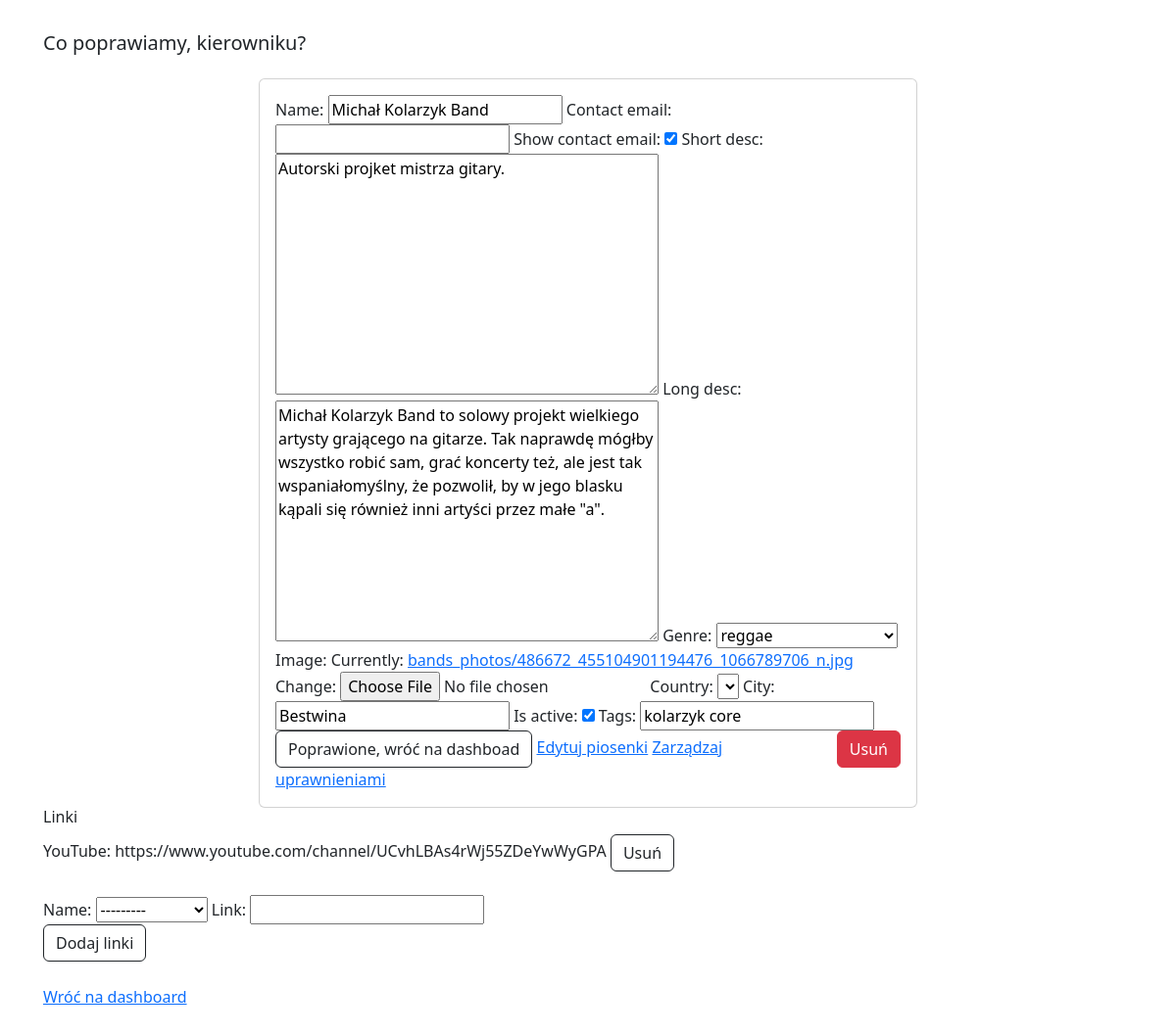
The app's page /band/6/Michał Kolarzyk Band/edit (signed in) with its own data.
### garage_online/models.py (models this page shows, shortened)
class Band(models.Model):
    name = models.CharField(max_length=100, null=False, blank=False)
    contact_email = models.EmailField(null=True, blank=True)
    show_contact_email = models.BooleanField(default=True)
    short_desc = models.TextField(max_length=150, null=False, blank=False)
    long_desc = models.TextField(null=False, blank=False)
    genre = models.PositiveSmallIntegerField(choices=choices.get_genres(), default=0)
    image = models.ImageField(upload_to='bands_photos', null=False, blank=False)
    country = models.CharField(max_length=2, choices=choices.get_countries(), default='PL')
    city = models.CharField(max_length=50, null=False, blank=False)
    is_active = models.BooleanField(default=True)
    tags = models.CharField(max_length=100, null=True, blank=True)
    add_2db_date = models.DateField(auto_now_add=True)
    user = models.ManyToManyField(User, related_name='bands')

class SocialLink(models.Model):
    name = models.SmallIntegerField(choices=choices.get_socials(), null=False, blank=False)
    link = models.CharField(max_length=100, null=False, blank=False)
    band = models.ForeignKey(Band, on_delete=models.CASCADE)

### garage_online/views.py (the view, shortened to what this page needs)
# urls.py: path('band/<int:id>/<str:name>/edit', views.edit_band, name='edit_band'),
@login_required()
def edit_band(request, id, name):
    band = get_object_or_404(Band, pk=id)
    socials = SocialLink.objects.filter(band=band)
    band_form = BandForm(request.POST or None, request.FILES or None, instance=band)
    users_with_privileges = User.objects.filter(bands=band)
    if request.method == 'GET':
        return render(
            request,
            'garage_online/band.html',
            {
                'users_with_privileges': users_with_privileges,
                'band_form': band_form,
                'social_form': SocialLinkForm,
                'band': band,
                'socials': socials,
                'is_new': False
            }
        )

### garage_online/forms.py
class BandForm(forms.ModelForm):
    class Meta:
        model = Band
        fields = ['name', 'contact_email', 'show_contact_email', 'short_desc', 'long_desc', 'genre', 'image', 'country', 'city', 'is_active', 'tags']

### garage_online/templates/garage_online/band.html (shortened to what this page needs)
{% extends 'base.html' %}
{% load bootstrap %}
{% load static %}
{% block body %}
{% if is_new or user in users_with_privileges %}
    <div class="container">
        <h5 class="card-title">
            {% if is_new %}
                Nowy zespół w Garażu! Cześć!
            {% else %}
                Co poprawiamy, kierowniku?
            {% endif %}
        </h5>
        <br>
        <div class="row">
            <div class="col" align="center">
                <div class="card" style="width: 42rem;" align="left">
                    <div class="card-body">
                        <form method="post" enctype="multipart/form-data">
                            {{ band_form|bootstrap }}
                            <br>
                            <button type="submit" class="btn btn-outline-dark" name="back_to_dashboard">
                                {% if is_new %}
                                    Póki co dodaj tylko zespół, piosenki dodam później
                                {% else %}
                                    Poprawione, wróć na dashboad
                                {% endif %}
                            </button>
                            {% if not is_new %}
                                <a href="{% url 'edit_songs' band.id band.name%}">Edytuj piosenki</a>
                            {% endif %}
                            {% if not is_new %}
                                <button type="submit" class="btn btn-danger" name="delete_band" style="float: right">
                                    Usuń
                                </button>
                            {% endif %}
                            {% if not is_new %}
                                <a href="{% url 'manage_privileges' band.id band.name%}">Zarządzaj uprawnieniami</a>
                            {% endif %}
                        </form>
                    </div>
                </div>
            </div>
            {% if not is_new %}
                <div class="col">
                    <h6>Linki</h6>
                    <form method="post">
                        {% for social in socials %}
                            {{ social.get_name_display }}: {{ social.link }}
                            <button type="submit" class="btn btn-outline-dark" name="remove_link" value="{{ social.id }}">
                                Usuń
                            </button><br>
                        {% endfor %}
                    </form>
                    <br>
                    <form method="post">
                        {{ social_form }}<br>
                        <button type="submit" class="btn btn-outline-dark" name="add_social_links">
                            Dodaj linki
                        </button>
                    </form>
                </div>
            {% endif %}
        </div>
        <br>
        <a href="{% url 'dashboard' %}">Wróć na dashboard</a>
    </div>
{% else %}
    Nie masz wystarczających uprawnień. Wróć do <a href="{% url 'all_bands' %}">strony głównej</a>.
{% endif %}
{% endblock %}

### garage_online/static/garage_online.css (style rules this page uses)
body { padding: 2rem; }

### records on screen
Band: name "Michał Kolarzyk Band", show_contact_email "☑", short_desc "Autorski projket mistrza gitary.", long_desc "Michał Kolarzyk Band to solowy projekt wielkiego artysty grającego na gitarze. Tak naprawdę mógłby wszystko robić sam, grać koncerty też, ale jest tak wspaniałomyślny, że pozwolił, by w jego blasku kąpali się również inni artyści przez małe \"a\".", genre "reggae", city "Bestwina", is_active "☑", tags "kolarzyk core"
SocialLink: name "YouTube", link "https://www.youtube.com/channel/UCvhLBAs4rWj55ZDeYwWyGPA", {{ social.id }} 7 (drawn)
